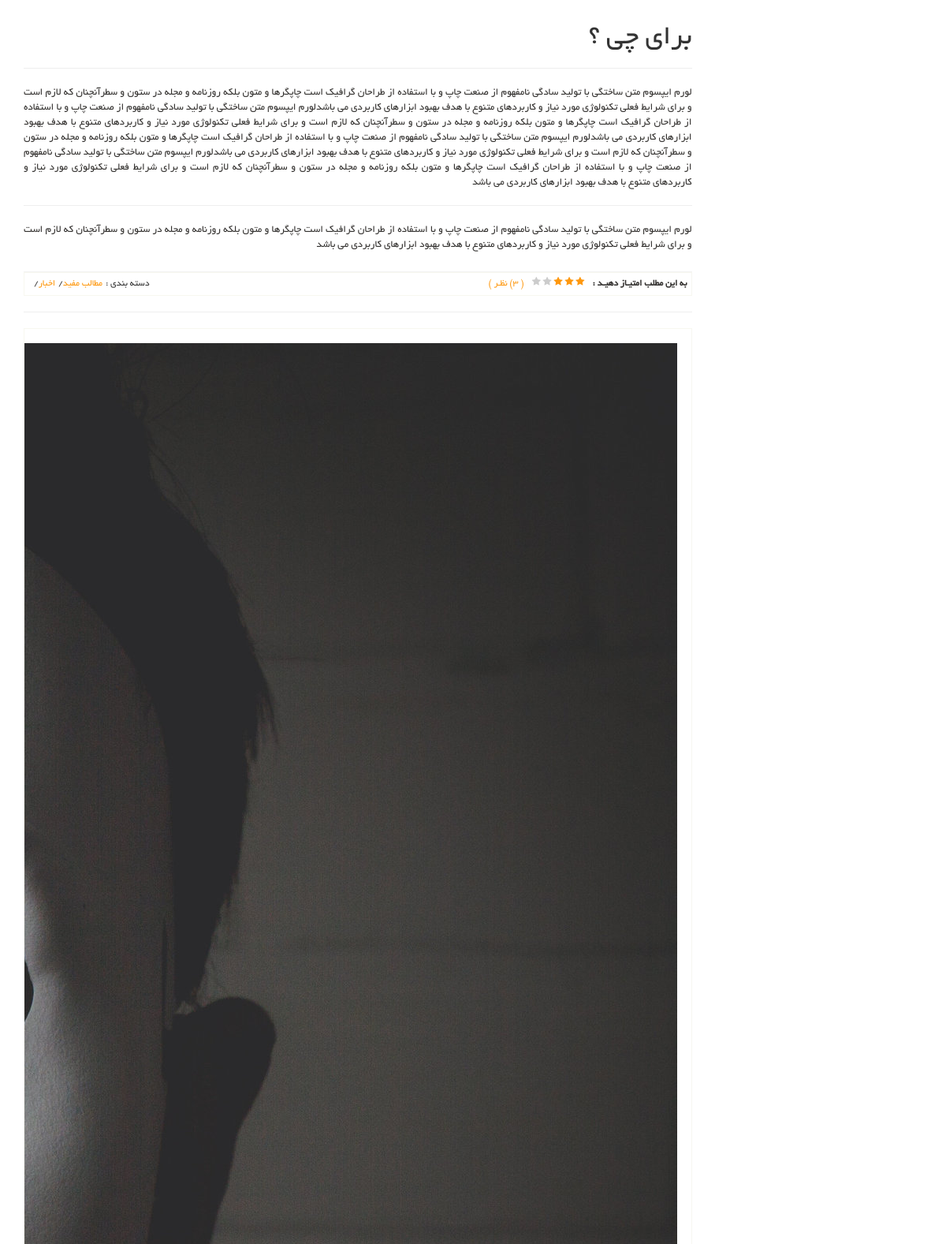
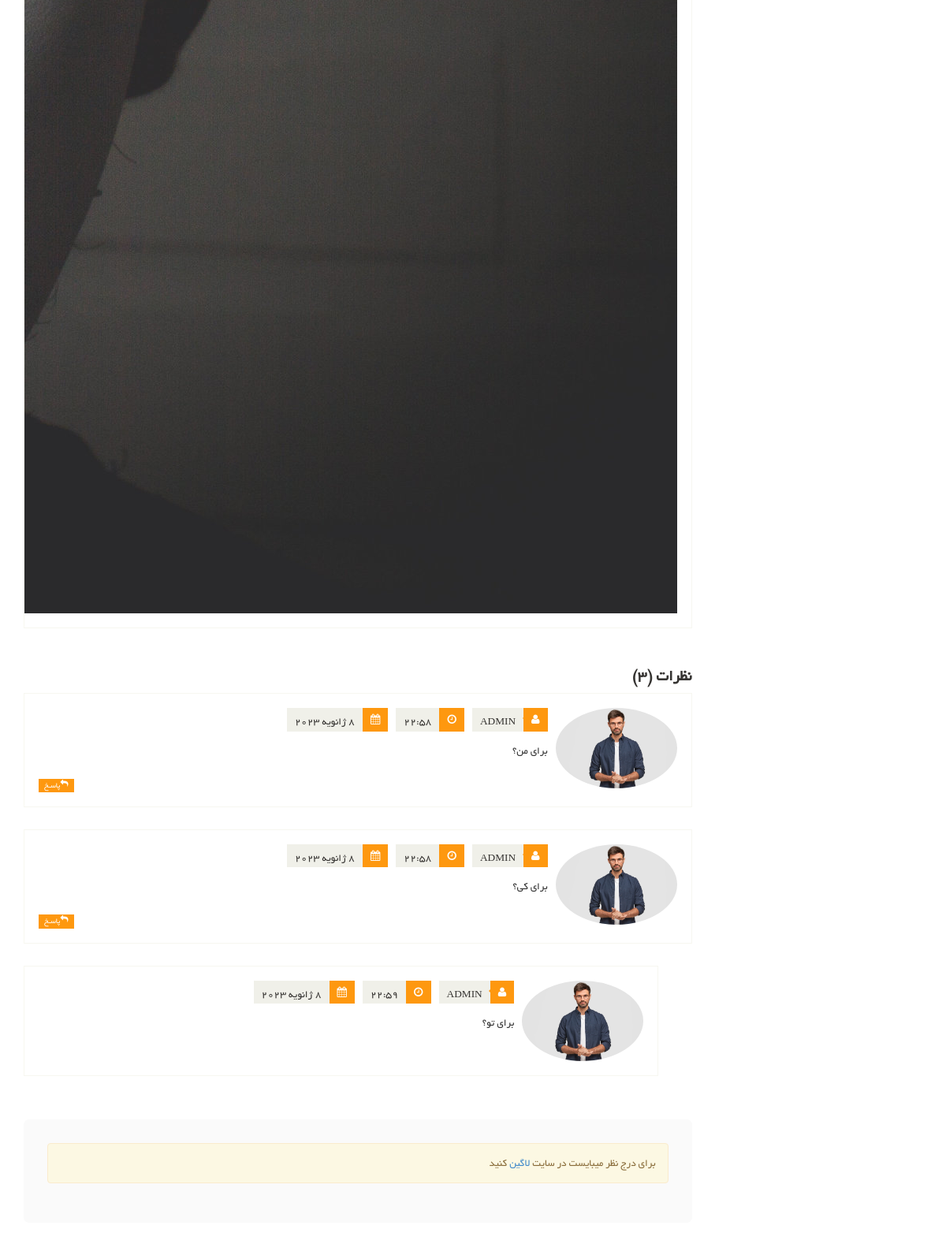
The page /articles/4/برای-من-و-تو (lower part) on the database as committed earlier (2 pictures, top to bottom).
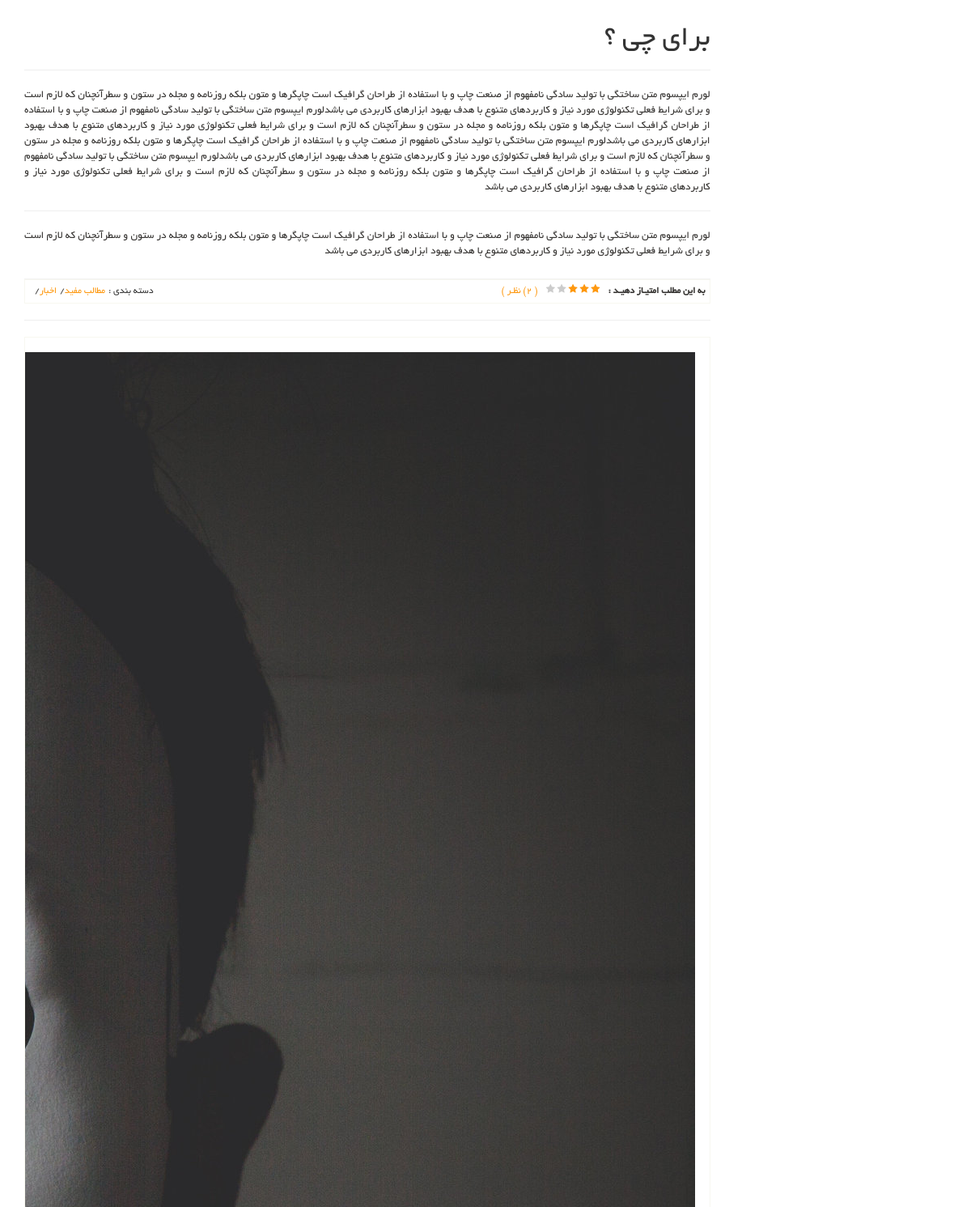
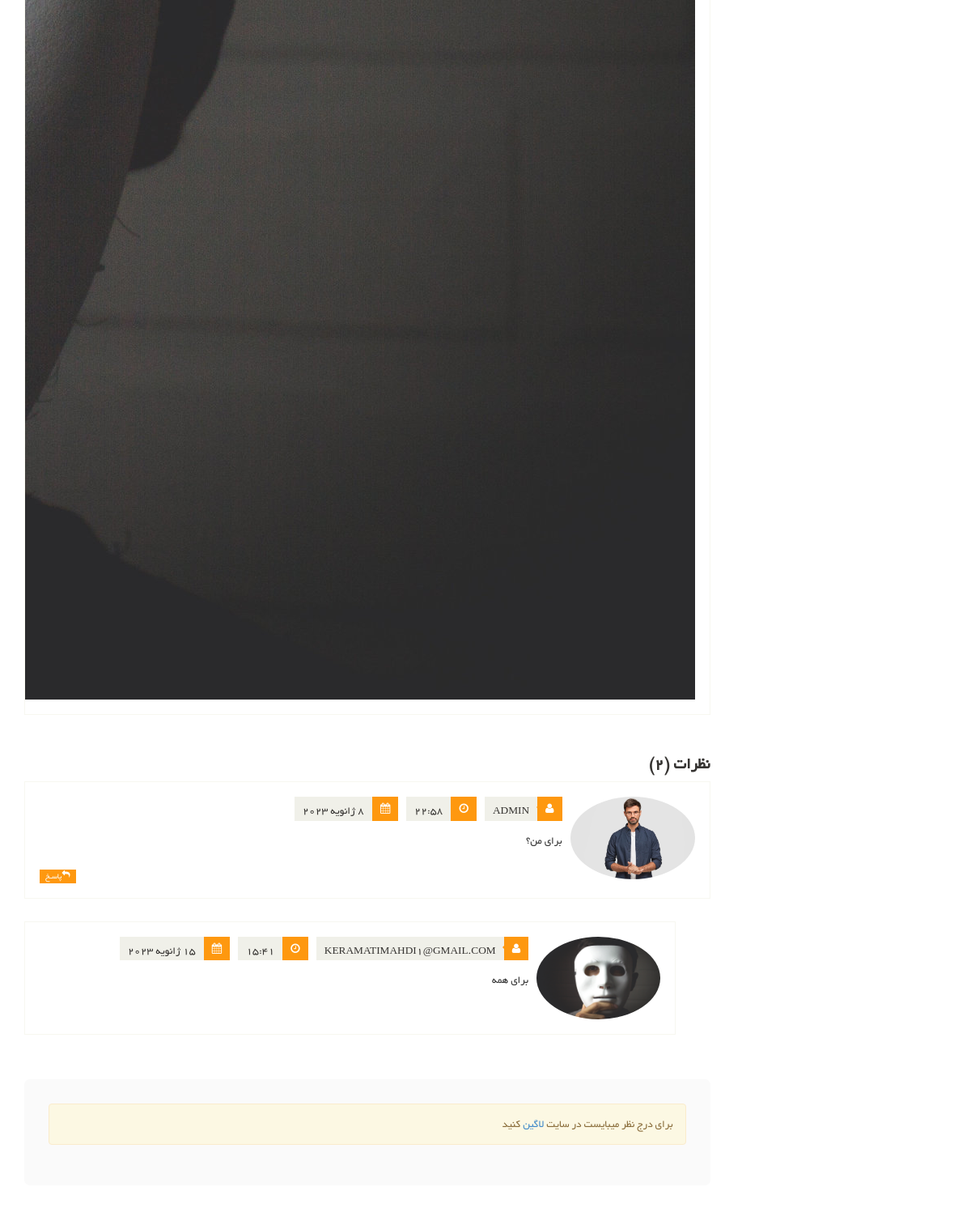
The same page on the database as committed later (2 pictures, top to bottom).
### article_module/models.py (models this page shows, shortened)
class ArticleCategory(models.Model):
    parent = models.ForeignKey('ArticleCategory', on_delete=models.CASCADE, null=True, blank=True,
                               verbose_name='دسته بندی والد')
    title = models.CharField(max_length=200, verbose_name='عنوان')
    url_title = models.CharField(max_length=200, unique=True, verbose_name='عنوان در لینک')
    is_active = models.BooleanField(default=True, verbose_name='فعال / غیرفعال')
    def __str__(self):
        return self.title
    class Meta:
        verbose_name = 'دسته بندی مقاله'
        verbose_name_plural = 'دسته بندی مقاله ها'

class ArticleComment(models.Model):
    article = models.ForeignKey(Article, on_delete=models.CASCADE, verbose_name='مقاله')
    parent = models.ForeignKey('ArticleComment', null=True, blank=True, on_delete=models.CASCADE, verbose_name='والد')
    user = models.ForeignKey(User, on_delete=models.CASCADE, verbose_name='کاربر')
    created = models.DateTimeField(auto_now_add=True, verbose_name='تاریخ ثبت')
    text = models.TextField(verbose_name='متن نظر')
    class Meta:
        verbose_name = 'نظر مقاله'
        verbose_name_plural = 'نظرات مقاله'

### account_module/models.py (models this page shows)
class User(AbstractUser):
    avatar = models.ImageField(upload_to='images/user_profile/', verbose_name='تصویر پروفایل', null=True, blank=True)
    about_user = models.TextField(null=True, blank=True, verbose_name='بیوگرافی')
    address = models.TextField(null=True, blank=True, verbose_name='آدرس')
    email_active_code = models.CharField(max_length=100, verbose_name='کد فعالسازی ایمیل', editable=False)
    class Meta:
        verbose_name = 'کاربر'
        verbose_name_plural = 'کاربران'
    def __str__(self):
        return self.get_username()

### article_module/views.py (the view)
# urls.py: re_path('(?P<pk>[-\w]+)/(?P<slug>[-\w]+)', views.ArticleDetailView.as_view(), name='article_detail'),
class ArticleDetailView(DetailView):
    template_name = 'article_module/article_detail_page.html'
    model = Article
    def get_queryset(self):
        query = super(ArticleDetailView, self).get_queryset()
        slug = self.kwargs.get('slug')
        if slug is not None:
            query = query.filter(slug__iexact=slug)
        data = query.filter(is_active=True)
        return data
    def get_context_data(self, **kwargs):
        context = super(ArticleDetailView, self).get_context_data()
        article: Article = kwargs.get('object')
        context['comment'] = ArticleComment.objects.filter(article_id=article.id, parent=None).order_by(
            '-created').prefetch_related(
            'articlecomment_set')
        context['comment_count'] = ArticleComment.objects.filter(article_id=article.id).count()
        return context

### article_module/templates/article_module/article_detail_page.html (shortened to what the changed rows need)
{% extends 'shared/_layout.html' %}
{% load static %}
{% load render_partial %}
{% load jalali_tags %}
{% load thumbnail %}
{% block content %}
    <section>
        <div class="container">
            <div class="row">
                <div class="col-sm-9">
                    <div class="blog-post-area">
                        <div class="single-blog-post">
                            <br>
                            <br>
                            <p>{{ article.text | safe }}</p>
                        </div>
                    </div>
                    <div class="rating-area">
                        <ul class="ratings">
                            <li class="rate-this">به این مطلب امتیـاز دهیـد :</li>
                            <li>
                                <i class="fa fa-star color"></i>
                                <i class="fa fa-star color"></i>
                                <i class="fa fa-star color"></i>
                                <i class="fa fa-star"></i>
                                <i class="fa fa-star"></i>
                            </li>
                            <li class="color">( {{ comment_count }}) نظـر )</li>
                        </ul>
                        <ul class="tag">
                            {% for item in article.selected_categories.all %}
                                <li><a class="color"
                                       href="{% url 'article:articles_category_list' category=item.url_title %}">{{ item }}<span>/</span></a>
                                </li>
                            {% endfor %}
                        </ul>
                    </div>
                    <div class="response-area" id="comment_area">
                        <h2> نظرات ({{ comment_count }})</h2>
                        <ul class="media-list">
                            {% for comment in comment %}
                                <li class="media" id="single_comment_box_{{ comment.id }}">
                                    <a class="pull-right">
                                        {% if comment.user.avatar %}
                                            {% thumbnail comment.user.avatar "90x90" crop='center' as im %}
                                                <img src="{{ im.url }}" alt="avatar {{ comment.user }}"
                                                     class="img-circle">
                                            {% endthumbnail %}
                                        {% else %}
                                            <img class="media-object img-circle"
                                                 src="{% static "images/default-avatar1.png" %}"
                                                 alt="avatar {{ comment.user }}" height="90" width="90">
                                        {% endif %}
                                    </a>
                                    <div class="media-body">
                                        <ul class="sinlge-post-meta">
                                            <li><i class="fa fa-user"></i>{{ comment.user }}</li>
                                            <li><i class="fa fa-clock-o"></i>{{ comment.created.time }}</li>
                                            <li><i class="fa fa-calendar"></i>{{ comment.created.date | to_jalali }}
                                            </li>
                                        </ul>
                                        <p>{{ comment.text }}</p>
                                        <a class="btn btn-primary" onclick="fillParentId({{ comment.id }})"><i
                                                class="fa fa-reply"></i>پاسـخ</a>
                                    </div>
                                </li>
                                {% for sub_comment in comment.articlecomment_set.all %}
                                    <li class="media second-media" id="single_comment_box_{{ comment.id }}">
                                        <a class="pull-right">
                                            {% if sub_comment.user.avatar %}
                                                {% thumbnail sub_comment.user.avatar "90x90" crop='center' as im %}
                                                    <img src="{{ im.url }}" alt="avatar {{ sub_comment.user }}"
                                                         class="img-circle">
                                                {% endthumbnail %}
                                            {% else %}
                                                <img class="media-object img-circle"
                                                     src="{% static "images/default-avatar1.png" %}"
                                                     alt="avatar {{ sub_comment.user }}" height="90" width="90">
                                            {% endif %}
                                        </a>
                                        <div class="media-body">
                                            <ul class="sinlge-post-meta">
                                                <li><i class="fa fa-user"></i>{{ sub_comment.user }}</li>
                                                <li><i class="fa fa-clock-o"></i>{{ sub_comment.created.time }}</li>
                                                <li>
                                                    <i class="fa fa-calendar"></i>{{ sub_comment.created.date | to_jalali }}
                                                </li>
                                            </ul>
                                            <p>{{ sub_comment.text }}</p>
                                        </div>
                                    </li>
                                {% endfor %}
                            {% endfor %}
                        </ul>
                    </div>
                </div>
            </div>
        </div>
    </section>
{% endblock %}

Rows that differ between the two databases and show on the page:
removed ArticleComment: user "ADMIN", created.time "22:58", created|to_jalali "8 ژانویه 2023", text "برای کی؟", shown under "نظرات (3)"
removed ArticleComment: user "ADMIN", created.time "22:59", created|to_jalali "8 ژانویه 2023", text "برای تو؟"
added ArticleComment: user "KERAMATIMAHDI1@GMAIL.COM", created.time "15:41", created|to_jalali "15 ژانویه 2023", text "برای همه", shown under "ADMIN"
Other text that changed with them:
{{ comment_count }}: "3" → "2"
